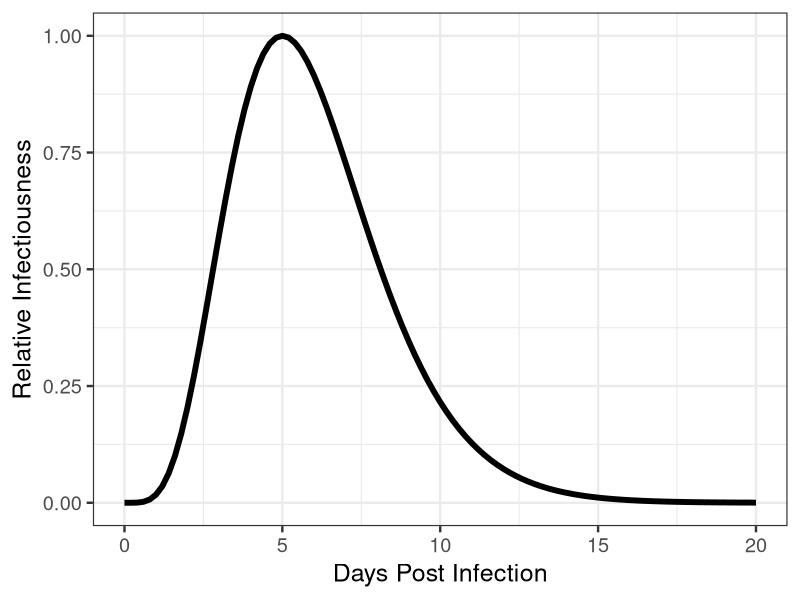

The R source for this figure:
## ---- chunk 1
DiagrammeR::grViz("
  digraph graph2 {
  
  graph [layout = dot, rankdir = LR]
  
  # node definitions with substituted label text
  node [shape = Square,
        style = filled,
        fixedsize = true,
        width = 1.3]
        
  a [label = 'Graph Object', 
     fillcolor = LightBlue]
  b [label = Model,
     fillcolor = SpringGreen]
  c [label = 'Module 1',
     fillcolor = PaleGoldenrod]
  d [label = 'Module N',
     fillcolor = Plum]
  e [label = 'Simulation\nEngine']
  
  f [label = 'Parameters', 
     fillcolor = Linen]
  
  a->e b->e {c d}->b f->c
  
  }
  ", 
  height = 300)
## ---- chunk 2
DiagrammeR::grViz("
  digraph graph2 {
  
  graph [layout = dot, rankdir = LR]
  
  # node definitions with substituted label text
  node [shape = circle,
        style = filled,
        fixedsize = true,
        width = 0.95]
        
  a [label = Susceptible, 
     fillcolor = PaleGreen]
  b [label = Infected,
     fillcolor = Thistle]
  c [label = Removed,
     fillcolor = Gold]
  d [label = Leave,
     shape = egg,
     fillcolor = Orange]
  
  node [shape = s,
        style = filled,
        fixedsize = true,
        width = 1.5]   
  
  e [label = 'Direct\nContact',
     fillcolor = LightBlue]
  f [label = 'Environmental\nExposure',
     fillcolor = LightCyan]
  g [label = 'External',
     fillcolor = HoneyDew]

  b->c b->d d->c
  {e f g} -> b
  
  edge [arrowhead = none ]
  a-> {e g f}
    
  
  
  }
  ", 
  height = 300)
## ---- chunk 3
library(ggplot2)

infFuncToy <- function(x){
  a <- dgamma(x,shape = 6)
  b <- a/max(a)
}

p <- ggplot(data = data.frame(x = 0), mapping = aes(x = x))

p + 
  stat_function(fun = infFuncToy,size = 2, color = "black")+ 
  xlim(0,20) +
  theme_bw( base_size = 18) +
  xlab("Days Post Infection") +
  ylab("Relative Infectiousness")
  

## ---- chunk 4
DiagrammeR::grViz("
  digraph graph2 {
  
  graph [layout = neato]
  
  # node definitions with substituted label text
  node [shape = circle,
        style = filled,
        fixedsize = true,
        width = 0.95]
        
  a [label = Susceptible, 
     fillcolor = PaleGreen]
  b [label = Infected,
     fillcolor = Thistle]
  c [label = Infected,
     fillcolor = Thistle]
  d [label = Infected,
     fillcolor = Thistle]   
  e [label = Removed,
     fillcolor = Gold]
  f [label = Leave,
     shape = egg,
     fillcolor = Orange]

  edge [arrowhead = none ]
  b->a c->a d->a e->a f->a
    
  }
  ", height = 400, width = 400)
